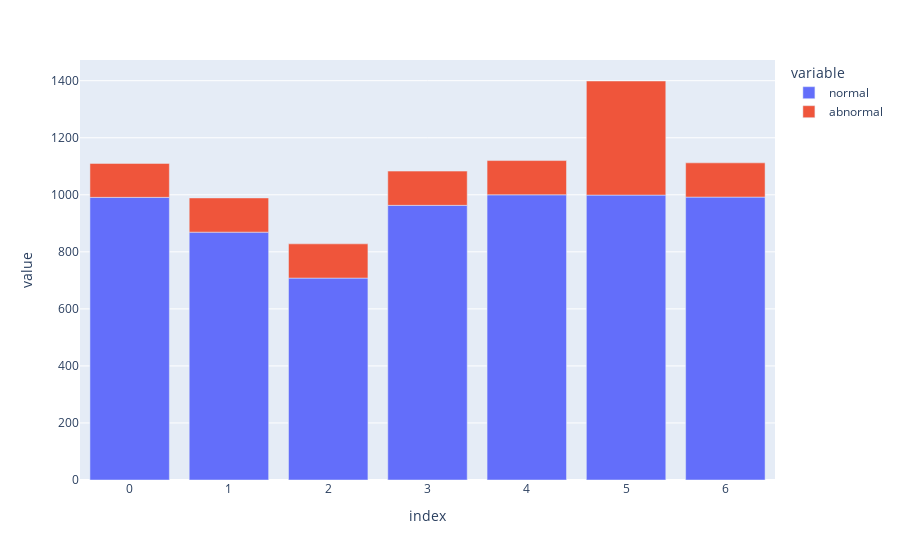

Source (notebook cell):
### Code cell
import plotly.express as px

fig_1 = px.bar(valve_df)
fig_1.show()

### Figure 1 — Plotly figure (JSON) as saved in the notebook; plotly's stock layout.template omitted (floating-point values rounded to 4 significant figures)
{"data": [{"alignmentgroup": "True", "hovertemplate": "variable=normal<br>index=%{x}<br>value=%{y}<extra></extra>", "legendgroup": "normal", "marker": {"color": "#636efa", "pattern": {"shape": ""}}, "name": "normal", "offsetgroup": "normal", "orientation": "v", "showlegend": true, "textposition": "auto", "type": "bar", "x": [0, 1, 2, 3, 4, 5, 6], "xaxis": "x", "y": [991, 869, 708, 963, 1000, 999, 992], "yaxis": "y"}, {"alignmentgroup": "True", "hovertemplate": "variable=abnormal<br>index=%{x}<br>value=%{y}<extra></extra>", "legendgroup": "abnormal", "marker": {"color": "#EF553B", "pattern": {"shape": ""}}, "name": "abnormal", "offsetgroup": "abnormal", "orientation": "v", "showlegend": true, "textposition": "auto", "type": "bar", "x": [0, 1, 2, 3, 4, 5, 6], "xaxis": "x", "y": [119, 120, 120, 120, 120, 400, 120], "yaxis": "y"}], "layout": {"barmode": "relative", "legend": {"title": {"text": "variable"}, "tracegroupgap": 0}, "margin": {"t": 60}, "xaxis": {"anchor": "y", "domain": [0, 1], "title": {"text": "index"}}, "yaxis": {"anchor": "x", "domain": [0, 1], "title": {"text": "value"}}}}
